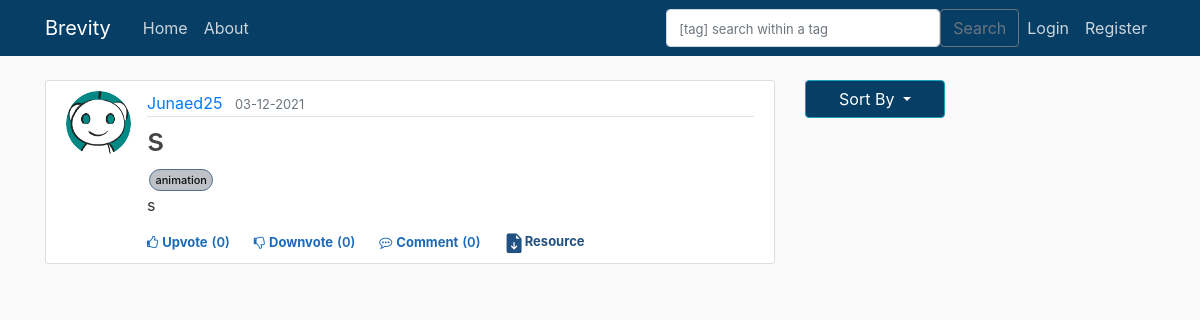
The page /post/25 on the database its author committed.
### brevity/models.py (models this page shows, shortened)
class User(db.Model, UserMixin):
    id = db.Column(db.Integer, primary_key=True)
    username = db.Column(db.String(20), unique=True, nullable=False)
    email = db.Column(db.String(120), unique=True, nullable=False)
    image_file = db.Column(db.String(20), nullable=False, default='default.jpg')
    password = db.Column(db.String(60), nullable=False)
    posts = db.relationship('Post', backref='author', lazy=True)                    #By default SQLAlchemy guess the relationship to be one to many as posts returns a list of post.
    upvoted = db.relationship('Upvote', foreign_keys='Upvote.user_id', backref='user', lazy='dynamic')
    downvoted = db.relationship('Downvote', foreign_keys='Downvote.user_id', backref='user', lazy='dynamic')
    commented = db.relationship('Comment', backref='author', lazy=True)

class Post(db.Model):
    id = db.Column(db.Integer, primary_key=True)
    title = db.Column(db.String(100), nullable=False)
    date_posted = db.Column(db.DateTime, nullable=False, default=datetime.utcnow)
    content = db.Column(db.Text, nullable=False)
    user_id = db.Column(db.Integer, db.ForeignKey('user.id'), nullable=False)
    tags = db.relationship('Tag', backref='post', cascade="all, delete", lazy='dynamic')
    upvotes = db.relationship('Upvote', backref='post', lazy='dynamic')
    downvotes = db.relationship('Downvote', backref='post', lazy='dynamic')
    comments = db.relationship('Comment', backref='post', lazy='dynamic')
    resources = db.relationship('ResourceFile', backref='post', lazy='dynamic')

class Tag(db.Model):
    tag = db.Column(db.String(50), nullable=False, primary_key=True)
    post_id = db.Column(db.Integer, db.ForeignKey('post.id'), primary_key=True)

### brevity/posts/routes.py (the view)
@posts.route("/post/<int:post_id>", methods=['GET', 'POST'])            #'int:' imposes that post_id must be int.
def post(post_id):
    form = CommentForm()
    post = Post.query.get_or_404(post_id)                               #get(id) is used to query the db through Primary key.
    comments = Comment.query.filter_by(post_id = post_id)
    if form.validate_on_submit():
        comment = Comment(content=form.content.data, author=current_user, post_id=post_id)
        db.session.add(comment)
        db.session.commit()
        flash('Your comment has been posted', 'success')
        return redirect(url_for('posts.post', post_id=post.id))
    return render_template('post.html', title="post.title",form = form, post=post, comments = comments)

### brevity/posts/forms.py
class CommentForm(FlaskForm):
    content = TextAreaField('Content', validators=[DataRequired()])
    submit = SubmitField('Comment')

### brevity/templates/post.html (shortened to what this page needs)
{% extends "layout.html" %}
{% block content %}
    <article class="media content-section">
        <img class="rounded-circle article-img" src="{{ url_for('static', filename = 'profile_pics/' + post.author.image_file)}}">
        <div class="media-body">
            <div class="article-metadata">
                <a class="mr-2" href="{{ url_for('users.user_posts', username=post.author.username) }}">{{ post.author.username }}</a>
                <small class="text-muted">{{ post.date_posted.strftime('%d-%m-%Y') }}</small>
            </div>
            <h2 class="article-title">{{ post.title }}</h2>
            <div class="d-flex ps-relative">
                {% for tag in post.tags %}
                        <a href="{{ url_for('main.search',form_val=tag.tag, type=1) }}" class="post-tag" >{{tag.tag}}</a>
                {% endfor %}
            </div>
            <p class="article-content">{{ post.content }}</p>
            {% if current_user.is_authenticated %}
            <div class="d-flex flex-row fs-12" id="vote{{post.id}}">
                {% if not current_user.has_upvoted_post(post) %}
                    <div class="like cursor votestyle vote" post_id="{{post.id}}" action="upvote"><i class="fa fa-thumbs-o-up"></i><span class="ml-1">Upvote</span></div>
                    <div class="like vote_count" ><span class="ml-1 mr-4">({{post.upvotes.count()}})</span></div>
                {% else %}
                    <div class="like cursor upvotedstyle vote" post_id="{{post.id}}" action="upvote"><i class="fa fa-thumbs-o-up"></i><span class="ml-1">Upvoted</span></div>
                    <div class="like upvoted_count" ><span class="ml-1 mr-4">({{post.upvotes.count()}})</span></div>
                {% endif %}
                {% if not current_user.has_downvoted_post(post) %}
                    <div class="like downvotecursor votestyle vote" post_id="{{post.id}}" action="downvote"><i class="fa fa-thumbs-o-down"></i><span class="ml-1">Downvote</span></div>
                    <div class="like vote_count"><span class="ml-1 mr-4">({{post.downvotes.count()}})</span></div>
                {% else %}
                    <div class="like downvotecursor downvotedstyle vote" post_id="{{post.id}}" action="downvote"><i class="fa fa-thumbs-o-down"></i><span class="ml-1">Downvoted</span></div>
                    <div class="like downvoted_count"><span class="ml-1 mr-4">({{post.downvotes.count()}})</span></div>
                {% endif %}
                    <div class="like cursor comment"><i class="fa fa-commenting-o"></i><span class="ml-1"><a class="mr-1 like cursor comment" href="{{ url_for('posts.post', post_id=post.id) }}">Comment</a></span></div>
                    <div class="like comment_count"><span class="ml-0">({{post.comments.count()}})</span></div>
                <button type="button" class="btn btn-sm mb-4 resource" data-toggle="modal" data-target="#resourceModal">
                    <svg xmlns="http://www.w3.org/2000/svg" width="22" height="20" fill="currentColor" class="bi bi-file-earmark-arrow-down-fill" viewBox="0 0 16 16" data-darkreader-inline-fill="" style="--darkreader-inline-fill:currentColor;">
      <path d="M9.293 0H4a2 2 0 0 0-2 2v12a2 2 0 0 0 2 2h8a2 2 0 0 0 2-2V4.707A1 1 0 0 0 13.707 4L10 .293A1 1 0 0 0 9.293 0zM9.5 3.5v-2l3 3h-2a1 1 0 0 1-1-1zm-1 4v3.793l1.146-1.147a.5.5 0 0 1 .708.708l-2 2a.5.5 0 0 1-.708 0l-2-2a.5.5 0 0 1 .708-.708L7.5 11.293V7.5a.5.5 0 0 1 1 0z"></path>
    </svg>Resource</button>
            </div>
        {% else %}
            <div class="d-flex flex-row fs-12">
                <div class="like cursor unauthorised_upvote"><i class="fa fa-thumbs-o-up"></i><span class="ml-1"><a class="like cursor unauthorised_upvote" href="{{ url_for('posts.vote_action', post_id=post.id, action='unauthorized_upvote')}}">Upvote</a></span></div>
                <div class="like vote_count" ><span class="ml-1 mr-4">({{post.upvotes.count()}})</span></div>
                <div class="like downvotecursor unauthorised_downvote"><i class="fa fa-thumbs-o-down"></i><span class="ml-1"><a class="like downvotecursor unauthorised_downvote" href="{{ url_for('posts.vote_action', post_id=post.id, action='unauthorized_downvote')}}">Downvote</a></span></div>
                <div class="like vote_count"><span class="ml-1 mr-4">({{post.downvotes.count()}})</span></div>
                <div class="like cursor comment"><i class="fa fa-commenting-o"></i><span class="ml-1"><a class="mr-1 like cursor comment" href="{{ url_for('posts.post', post_id=post.id) }}">Comment</a></span></div>
                <div class="like comment_count"><span class="ml-0">({{post.comments.count()}})</span></div>
                <button type="button" class="btn btn-sm mb-4 resource" data-toggle="modal" data-target="#resourceModal">
                    Resource</button>
            </div>
        {% endif %}
        </div>
    </article>
{% endblock content %}

### brevity/static/main.css (style rules this page uses)
body { background: #fafafa; color: #333333; margin-top: 5rem; }
h1, h2, h3, h4, h5, h6 { color: #444444; }
.content-section { background: #ffffff; padding: 10px 20px; border: 1px solid #dddddd; border-radius: 3px; margin-bottom: 20px; }
.article-title { color: #444444; }
.article-content { white-space: pre-line; }
.article-img { height: 65px; width: 65px; margin-right: 16px; }
.article-metadata { padding-bottom: 1px; margin-bottom: 4px; border-bottom: 1px solid #e3e3e3 }
.fs-12 { font-size: 12px }
.cursor { cursor: pointer }
.downvotecursor { cursor: pointer }
.vote_count { color: #1a6ab9; font-size: 13px; font-weight: 600; }
.comment { color: #1a6ab9; font-size: 13px; font-weight: 700; }
.comment_count { color: #1a6ab9; font-size: 13px; font-weight: 600; }
.unauthorised_upvote { color: #1a6ab9; font-size: 13px; font-weight: 700; }
.unauthorised_downvote { color: #1a6ab9; font-size: 13px; font-weight: 700; }
.post-tag { display: inline-block; padding: 0.4em 0.5em; margin: 2px 2px 2px 2px; font-size: 11px; line-height: 1; white-space: nowrap; text-decoration: none; text-align: center; border-width: 1px; border-style: solid; border-radius: 9999px; color: #0d0e0f; background-color: #bec2c7; border-color: #51708f; font-weight: 500; }
.resource { width: 12%; padding: 4px 4px; font-size: 13px; position: absolute; transform: translate(385%, -17%); background-color: #ffffff; text-align: center; border-radius: 6px; font-weight: 680; margin-bottom: 5px; border: 3px; color: #215181; }

### rows shown on the page
User: image_file (placeholder picture), author.username "Junaed25"
Post: date_posted "03-12-2021", title "s", content "s"
Tag: tag "animation"

### other values the page prints
{{ post.upvotes.count() }} "0"
{{ post.downvotes.count() }} "0"
{{ post.comments.count() }} "0"
